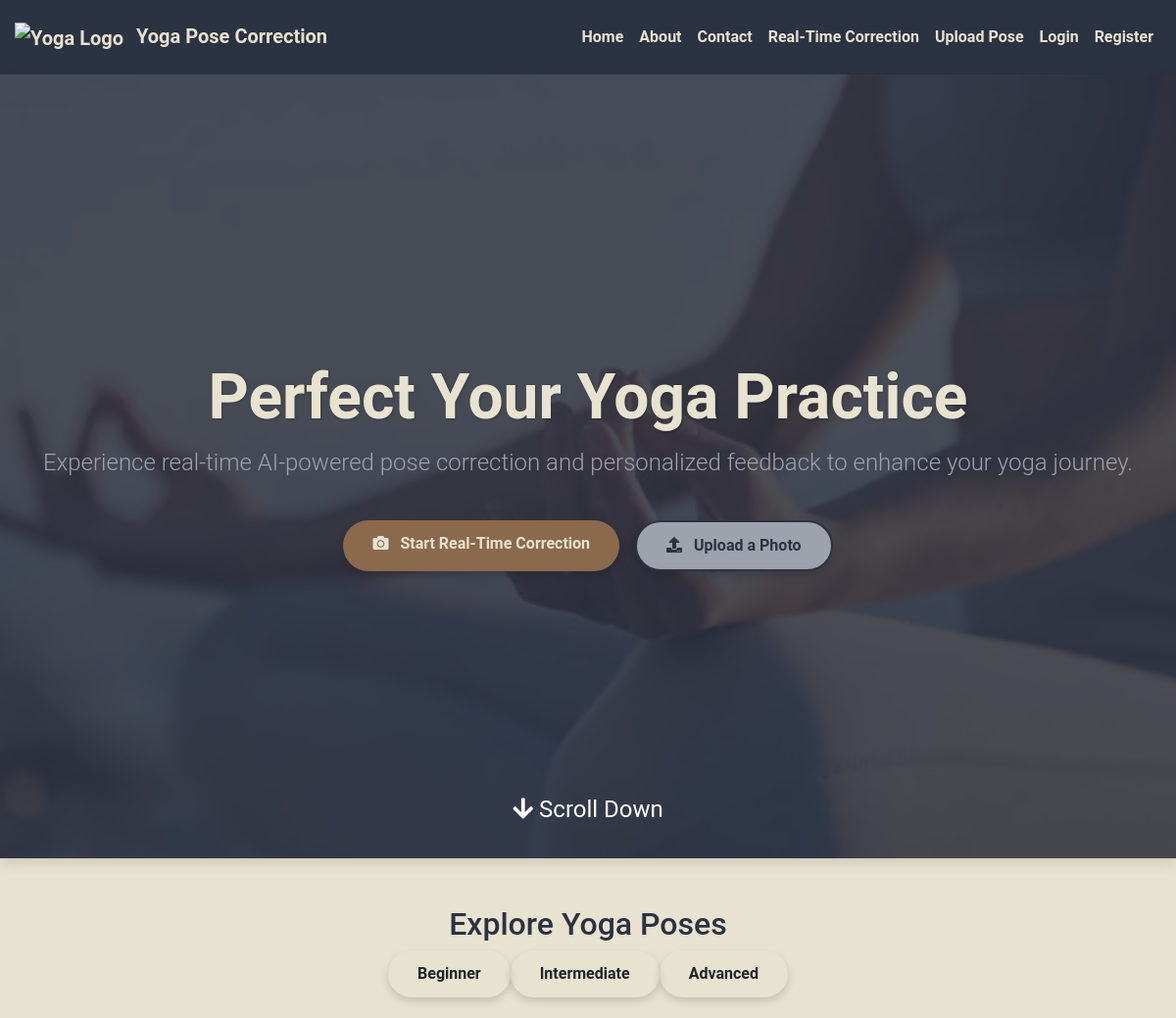
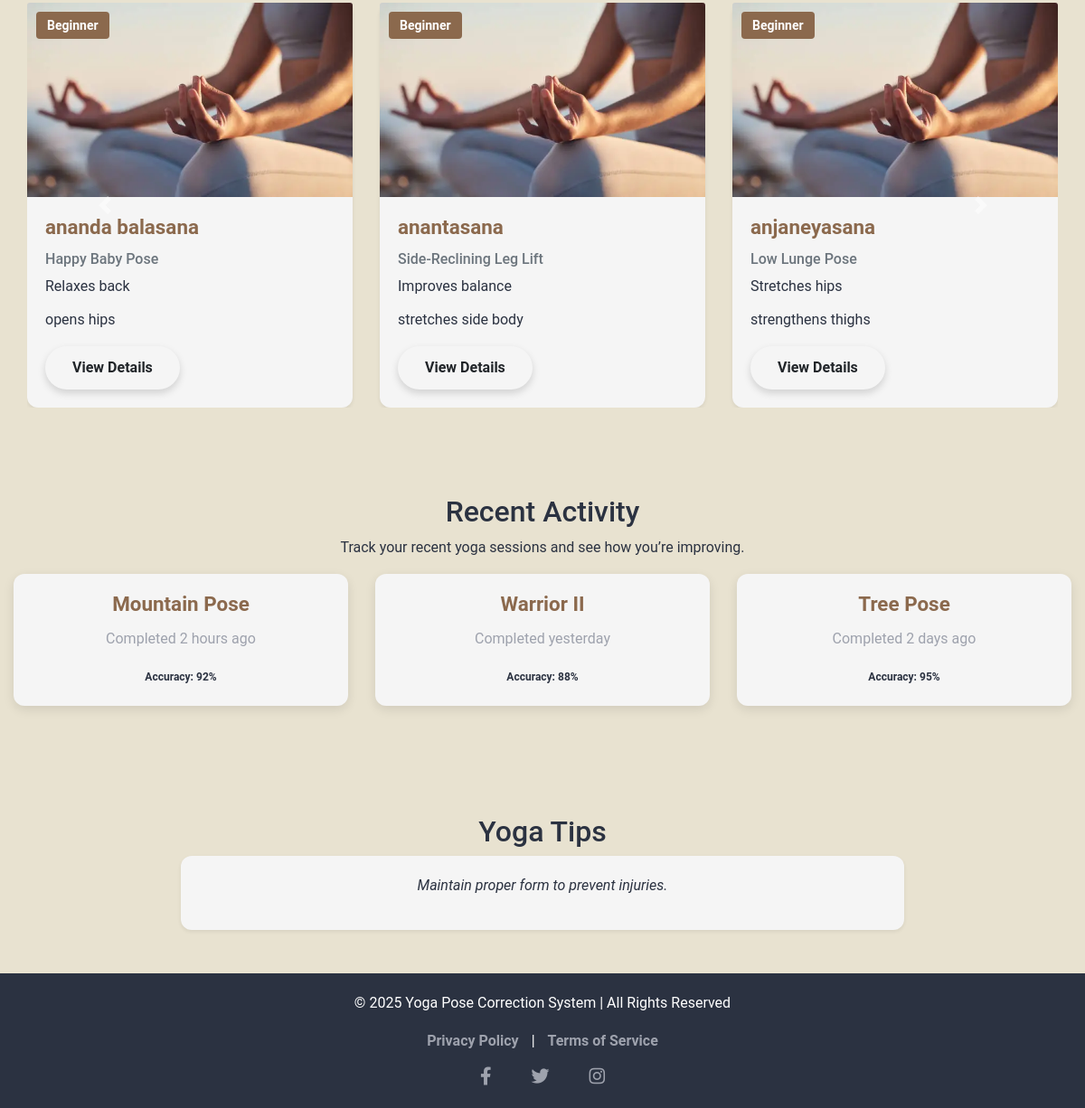
The page / on the database its author committed (2 pictures, top to bottom).
### pose_selection/models.py (models this page shows, shortened)
class YogaPoseDetails(models.Model):
    pose_name = models.CharField(max_length=100, unique=True)
    english_name = models.CharField(max_length=100)
    benefits = models.TextField()
    level = models.CharField(max_length=20)
    hold_duration = models.CharField(max_length=20)

### pose_selection/views.py (the view)
# urls.py: path('', views.home, name='home'),
def home(request):
    difficulty = request.GET.get('level', 'Beginner')
    poses = YogaPoseDetails.objects.filter(level__iexact=difficulty).order_by('pose_name')
    for pose in poses:
        pose.benefits = pose.benefits.split(',')
    context = {
        'poses': poses,
        'selected_level': difficulty
    }
    return render(request, 'home.html', context)

### templates/home.html (shortened to what this page needs)
{% extends 'base.html' %}
{% load static %}
{% block content %}
<div class="hero-section" style="min-height: 100vh; background: url('{% static 'images/istockphoto-1459538299-612x612.webp' %}') no-repeat center center/cover; display: flex; align-items: center; justify-content: center; position: relative;">
    <div class="overlay" style="position: absolute; top: 0; left: 0; width: 100%; height: 100%; background: rgba(43, 50, 65, 0.85); z-index: 1;">
    </div>
    <div class="container text-center" style="position: relative; z-index: 2; color: white;">
        <h1 class="display-4">Perfect Your Yoga Practice</h1>
        <p class="lead">Experience real-time AI-powered pose correction and personalized feedback to enhance your yoga
            journey.</p>
        <div class="mt-4 d-flex justify-content-center">
            <a href="{% url 'realtime_pose_base' %}" class="btn btn-realtime mx-2">
                <i class="fas fa-camera mr-2"></i> Start Real-Time Correction
            </a>
            <a href="{% url 'yoga_poses' %}" class="btn btn-upload mx-2">
                <i class="fas fa-upload mr-2"></i> Upload a Photo
            </a>
        </div>
    </div>
    <div class="scroll-down" style="position: absolute; bottom: 30px; width: 100%; text-align: center; z-index: 2;">
        <a href="#explore-section" class="text-white" style="font-size: 1.5rem;"><i class="fas fa-arrow-down"></i>
            Scroll Down</a>
    </div>
</div>
<div class="container my-5" id="explore-section">
    <h2 class="section-title text-center">Explore Yoga Poses</h2>
    <div class="d-flex justify-content-center mb-4">
        <a href="?level=Beginner"
            class="btn btn-neutral {% if selected_level == 'Beginner' %}active{% endif %}">Beginner</a>
        <a href="?level=Intermediate"
            class="btn btn-neutral {% if selected_level == 'Intermediate' %}active{% endif %}">Intermediate</a>
        <a href="?level=Advanced"
            class="btn btn-neutral {% if selected_level == 'Advanced' %}active{% endif %}">Advanced</a>
    </div>
    <div id="pose-container" class="container">
        <div id="poseCarousel" class="carousel slide" data-ride="carousel">
            <div class="carousel-inner">
                {% for pose in poses %}
                {% if forloop.first %}
                <div class="carousel-item active">
                    <div class="row">
                        {% elif forloop.counter0|divisibleby:3 %}
                    </div>
                </div>
                        {% endif %}
                        <div class="col-md-4">
                            <div class="card h-100 shadow-sm">
                                <div class="position-relative">
                                    <img src="{% static 'images/istockphoto-1459538299-612x612.webp' %}"
                                        class="card-img-top" alt="Yoga Pose">
                                    <span class="badge position-absolute" style="top: 10px; left: 10px; padding: 8px 12px; font-size: 14px;
                                        {% if pose.level == 'Beginner' %} background-color: #8B694D; color: white;
                                        {% elif pose.level == 'Intermediate' %} background-color: #2B3241; color: white;
                                        {% elif pose.level == 'Advanced' %} background-color: #9EA2AD; color: #2B3241;
                                        {% else %} background-color: #E8E2D0; color: #2B3241; {% endif %}">
                                        {{ pose.level }}
                                    </span>
                                </div>
                                <div class="card-body">
                                    <h5 class="card-title">{{ pose.pose_name }}</h5>
                                    <h6 class="text-muted">{{ pose.english_name }}</h6>
                                    <ul class="list-unstyled">
                                        {% for benefit in pose.benefits %}
                                        <li>{{ benefit }}</li>
                                        {% endfor %}
                                    </ul>
                                    <a href="{% url 'yoga_details' pose_name=pose.pose_name %}"
                                        class="btn btn-dark-gray">View Details</a>
                                </div>
                            </div>
                        </div>
                {% endfor %}
            </div>
            <a class="carousel-control-prev" href="#poseCarousel" role="button" data-slide="prev">
                <span class="carousel-control-prev-icon" aria-hidden="true"></span>
            </a>
            <a class="carousel-control-next" href="#poseCarousel" role="button" data-slide="next">
                <span class="carousel-control-next-icon" aria-hidden="true"></span>
            </a>
        </div>
    </div>
</div>
<div class="container my-5">
    <div class="text-center">
        <h2 class="section-title">Recent Activity</h2>
        <p>Track your recent yoga sessions and see how you’re improving.</p>
    </div>
    <div class="row">
        <div class="col-md-4 mb-4">
            <div class="card activity-card h-100">
                <div class="card-body text-center">
                    <h5 class="card-title">Mountain Pose</h5>
                    <p class="card-text">Completed 2 hours ago</p>
                    <span class="badge badge-neutral">Accuracy: 92%</span>
                </div>
            </div>
        </div>
        <div class="col-md-4 mb-4">
            <div class="card activity-card h-100">
                <div class="card-body text-center">
                    <h5 class="card-title">Warrior II</h5>
                    <p class="card-text">Completed yesterday</p>
                    <span class="badge badge-neutral">Accuracy: 88%</span>
                </div>
            </div>
        </div>
        <div class="col-md-4 mb-4">
            <div class="card activity-card h-100">
                <div class="card-body text-center">
                    <h5 class="card-title">Tree Pose</h5>
                    <p class="card-text">Completed 2 days ago</p>
                    <span class="badge badge-neutral">Accuracy: 95%</span>
                </div>
            </div>
        </div>
    </div>
</div>
<div class="container my-5">
    <div class="text-center">
        <h2 class="section-title">Yoga Tips</h2>
    </div>
    <div class="card tip-card mx-auto shadow-sm" style="max-width: 800px; font-size: 2.rem;">
        <div class="card-body text-center">
            <p id="yoga-tip" class="font-italic">"Focus on your breath and alignment for a deeper yoga experience."</p>
        </div>
    </div>
</div>
{% endblock %}

### static/css/style.css (style rules this page uses)
body { font-family: 'Roboto', sans-serif; background: #E8E2D0; color: #2B3241; margin: 0; padding: 0; line-height: 1.6; }
.btn { font-weight: bold; padding: 12px 30px; border: none; border-radius: 50px; font-size: 1rem; transition: all 0.3s ease-in-out; box-shadow: 0 4px 8px rgba(0, 0, 0, 0.15); cursor: pointer; }
.btn-realtime { background: #8B694D; color: #E8E2D0; }
.btn-upload { background: #9EA2AD; color: #2B3241; border: 2px solid #2B3241; }
.hero-section { position: relative; background: linear-gradient(to bottom, #2B3241, #183B4E); color: white; text-align: center; padding: 100px 20px; box-shadow: 0 6px 12px rgba(0, 0, 0, 0.1); animation: fadeIn 1.5s ease-in; }
.hero-section h1 { font-size: 4rem; font-weight: bold; color: #E8E2D0; text-shadow: 1px 1px 3px rgba(0, 0, 0, 0.2); }
.hero-section p { font-size: 1.5rem; color: #9EA2AD; margin-bottom: 40px; }
.card { border: none; border-radius: 12px; transition: all 0.3s ease-in-out; box-shadow: 0 4px 12px rgba(0, 0, 0, 0.1); background: #F5F5F5; color: #2B3241; }
.card-title { color: #8B694D; font-weight: bold; font-size: 1.4rem; }
.card-text { color: #9EA2AD; }
.list-unstyled { padding-left: 0; }
.list-unstyled li { display: flex; align-items: center; margin-bottom: 12px; }
@media (min-width: 1200px) { .container, .container-lg, .container-md, .container-sm, .container-xl { max-width: 1400px; margin: 0 auto; } }
@media (min-width: 576px) { .container, .container-sm { max-width: 1000px !important; } }
@media (min-width: 768px) { .container, .container-md { max-width: 1100px !important; } }
@media (min-width: 992px) { .container, .container-lg { max-width: 1200px !important; } }
@media (min-width: 1200px) { .container, .container-xl { max-width: 1400px !important; } }

### templates/base.html (style rules this page uses)
html, body { height: 100%; margin: 0; }
body { display: flex; flex-direction: column; }

### rows shown on the page
YogaPoseDetails: level "Beginner", pose_name "ananda balasana", english_name "Happy Baby Pose", benefits "Relaxes back" "opens hips"
YogaPoseDetails: level "Beginner", pose_name "anantasana", english_name "Side-Reclining Leg Lift", benefits "Improves balance" "stretches side body"
YogaPoseDetails: level "Beginner", pose_name "anjaneyasana", english_name "Low Lunge Pose", benefits "Stretches hips" "strengthens thighs"
